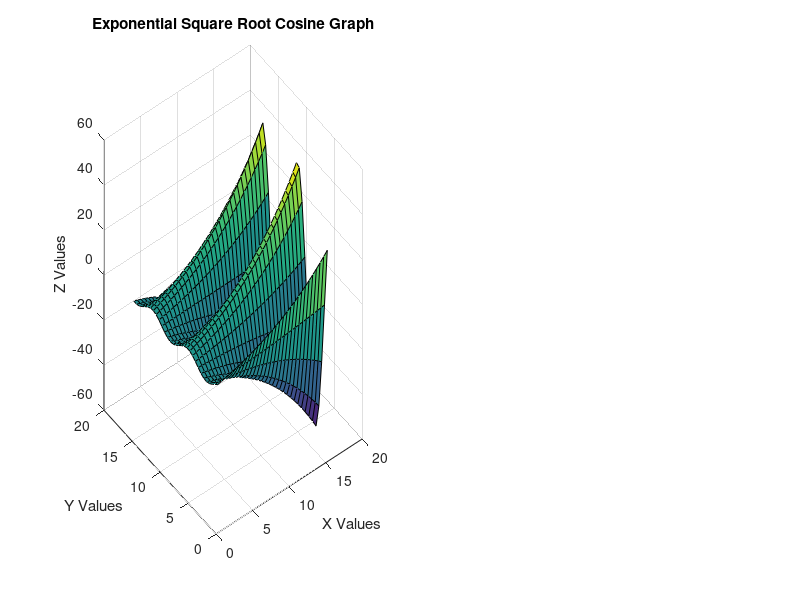

MATLAB code to generate this figure:
%==[Flowerbox]=================
%| Filename: Example3DPlot.m  |
%| Purpose: Basic plot        |
%| bup                        |
%| 8/3/2020                   |
%|____________________________|

[X, Y] = meshgrid(1:0.5:16, 1:0.5:16);
Z = exp(sqrt(X)) .* cos(Y);
subplot(1, 2, 1)
surf(X, Y, Z);

title('Exponential Square Root Cosine Graph')
xlabel('X Values')
ylabel('Y Values')
zlabel('Z Values')